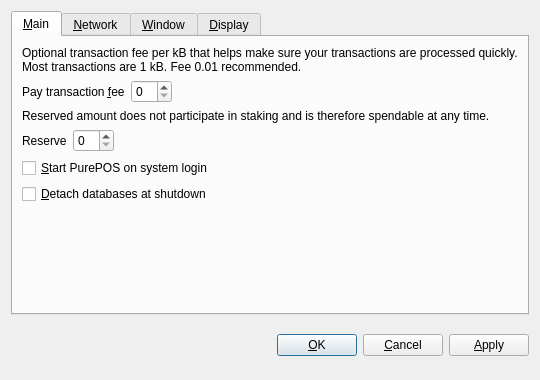
<?xml version="1.0" encoding="UTF-8"?>
<ui version="4.0">
 <class>OptionsDialog</class>
 <widget class="QDialog" name="OptionsDialog">
  <property name="geometry">
   <rect>
    <x>0</x>
    <y>0</y>
    <width>540</width>
    <height>380</height>
   </rect>
  </property>
  <property name="windowTitle">
   <string>Options</string>
  </property>
  <property name="modal">
   <bool>true</bool>
  </property>
  <layout class="QVBoxLayout" name="verticalLayout">
   <item>
    <widget class="QTabWidget" name="tabWidget">
     <property name="tabPosition">
      <enum>QTabWidget::North</enum>
     </property>
     <property name="currentIndex">
      <number>0</number>
     </property>
     <widget class="QWidget" name="tabMain">
      <attribute name="title">
       <string>&amp;Main</string>
      </attribute>
      <layout class="QVBoxLayout" name="verticalLayout_Main">
       <item>
        <widget class="QLabel" name="transactionFeeInfoLabel">
         <property name="text">
          <string>Optional transaction fee per kB that helps make sure your transactions are processed quickly. Most transactions are 1 kB. Fee 0.01 recommended.</string>
         </property>
         <property name="textFormat">
          <enum>Qt::PlainText</enum>
         </property>
         <property name="wordWrap">
          <bool>true</bool>
         </property>
        </widget>
       </item>
       <item>
        <layout class="QHBoxLayout" name="horizontalLayoutFee">
         <item>
          <widget class="QLabel" name="transactionFeeLabel">
           <property name="text">
            <string>Pay transaction &amp;fee</string>
           </property>
           <property name="textFormat">
            <enum>Qt::PlainText</enum>
           </property>
           <property name="buddy">
            <cstring>transactionFee</cstring>
           </property>
          </widget>
         </item>
         <item>
          <widget class="BitcoinAmountField" name="transactionFee"/>
         </item>
         <item>
          <spacer name="horizontalSpacerFee">
           <property name="orientation">
            <enum>Qt::Horizontal</enum>
           </property>
           <property name="sizeHint" stdset="0">
            <size>
             <width>40</width>
             <height>20</height>
            </size>
           </property>
          </spacer>
         </item>
        </layout>
       </item>
       <item>
        <widget class="QLabel" name="reserveBalanceInfoLabel">
         <property name="text">
          <string>Reserved amount does not participate in staking and is therefore spendable at any time.</string>
         </property>
         <property name="textFormat">
          <enum>Qt::PlainText</enum>
         </property>
         <property name="wordWrap">
          <bool>true</bool>
         </property>
        </widget>
       </item>
       <item>
        <layout class="QHBoxLayout" name="horizontalLayoutReserveBalance">
         <item>
          <widget class="QLabel" name="reserveBalanceLabel">
           <property name="text">
            <string>Reserve</string>
           </property>
           <property name="textFormat">
            <enum>Qt::PlainText</enum>
           </property>
           <property name="buddy">
            <cstring>reserveBalance</cstring>
           </property>
          </widget>
         </item>
         <item>
          <widget class="BitcoinAmountField" name="reserveBalance"/>
         </item>
         <item>
          <spacer name="horizontalSpacerReserveBalance">
           <property name="orientation">
            <enum>Qt::Horizontal</enum>
           </property>
           <property name="sizeHint" stdset="0">
            <size>
             <width>40</width>
             <height>20</height>
            </size>
           </property>
          </spacer>
         </item>
        </layout>
       </item>
       <item>
        <widget class="QCheckBox" name="bitcoinAtStartup">
         <property name="toolTip">
          <string>Automatically start PurePOS after logging in to the system.</string>
         </property>
         <property name="text">
          <string>&amp;Start PurePOS on system login</string>
         </property>
        </widget>
       </item>
       <item>
        <widget class="QCheckBox" name="detachDatabases">
         <property name="toolTip">
          <string>Detach block and address databases at shutdown. This means they can be moved to another data directory, but it slows down shutdown. The wallet is always detached.</string>
         </property>
         <property name="text">
          <string>&amp;Detach databases at shutdown</string>
         </property>
        </widget>
       </item>
       <item>
        <spacer name="verticalSpacer_Main">
         <property name="orientation">
          <enum>Qt::Vertical</enum>
         </property>
         <property name="sizeHint" stdset="0">
          <size>
           <width>20</width>
           <height>40</height>
          </size>
         </property>
        </spacer>
       </item>
      </layout>
     </widget>
     <widget class="QWidget" name="tabNetwork">
      <attribute name="title">
       <string>&amp;Network</string>
      </attribute>
      <layout class="QVBoxLayout" name="verticalLayout_Network">
       <item>
        <widget class="QCheckBox" name="mapPortUpnp">
         <property name="toolTip">
          <string>Automatically open the PurePOS client port on the router. This only works when your router supports UPnP and it is enabled.</string>
         </property>
         <property name="text">
          <string>Map port using &amp;UPnP</string>
         </property>
        </widget>
       </item>
       <item>
        <widget class="QCheckBox" name="connectSocks">
         <property name="toolTip">
          <string>Connect to the PurePOS network through a SOCKS proxy (e.g. when connecting through Tor).</string>
         </property>
         <property name="text">
          <string>&amp;Connect through SOCKS proxy:</string>
         </property>
        </widget>
       </item>
       <item>
        <layout class="QHBoxLayout" name="horizontalLayout_Network">
         <item>
          <widget class="QLabel" name="proxyIpLabel">
           <property name="text">
            <string>Proxy &amp;IP:</string>
           </property>
           <property name="textFormat">
            <enum>Qt::PlainText</enum>
           </property>
           <property name="buddy">
            <cstring>proxyIp</cstring>
           </property>
          </widget>
         </item>
         <item>
          <widget class="QValidatedLineEdit" name="proxyIp">
           <property name="maximumSize">
            <size>
             <width>140</width>
             <height>16777215</height>
            </size>
           </property>
           <property name="toolTip">
            <string>IP address of the proxy (e.g. 127.0.0.1)</string>
           </property>
          </widget>
         </item>
         <item>
          <widget class="QLabel" name="proxyPortLabel">
           <property name="text">
            <string>&amp;Port:</string>
           </property>
           <property name="textFormat">
            <enum>Qt::PlainText</enum>
           </property>
           <property name="buddy">
            <cstring>proxyPort</cstring>
           </property>
          </widget>
         </item>
         <item>
          <widget class="QLineEdit" name="proxyPort">
           <property name="maximumSize">
            <size>
             <width>55</width>
             <height>16777215</height>
            </size>
           </property>
           <property name="toolTip">
            <string>Port of the proxy (e.g. 9050)</string>
           </property>
          </widget>
         </item>
         <item>
          <widget class="QLabel" name="socksVersionLabel">
           <property name="text">
            <string>SOCKS &amp;Version:</string>
           </property>
           <property name="textFormat">
            <enum>Qt::PlainText</enum>
           </property>
           <property name="buddy">
            <cstring>socksVersion</cstring>
           </property>
          </widget>
         </item>
         <item>
          <widget class="QValueComboBox" name="socksVersion">
           <property name="toolTip">
            <string>SOCKS version of the proxy (e.g. 5)</string>
           </property>
          </widget>
         </item>
         <item>
          <spacer name="horizontalSpacer_Network">
           <property name="orientation">
            <enum>Qt::Horizontal</enum>
           </property>
           <property name="sizeHint" stdset="0">
            <size>
             <width>40</width>
             <height>20</height>
            </size>
           </property>
          </spacer>
         </item>
        </layout>
       </item>
       <item>
        <spacer name="verticalSpacer_Network">
         <property name="orientation">
          <enum>Qt::Vertical</enum>
         </property>
         <property name="sizeHint" stdset="0">
          <size>
           <width>20</width>
           <height>40</height>
          </size>
         </property>
        </spacer>
       </item>
      </layout>
     </widget>
     <widget class="QWidget" name="tabWindow">
      <attribute name="title">
       <string>&amp;Window</string>
      </attribute>
      <layout class="QVBoxLayout" name="verticalLayout_Window">
       <item>
        <widget class="QCheckBox" name="minimizeToTray">
         <property name="toolTip">
          <string>Show only a tray icon after minimizing the window.</string>
         </property>
         <property name="text">
          <string>&amp;Minimize to the tray instead of the taskbar</string>
         </property>
        </widget>
       </item>
       <item>
        <widget class="QCheckBox" name="minimizeOnClose">
         <property name="toolTip">
          <string>Minimize instead of exit the application when the window is closed. When this option is enabled, the application will be closed only after selecting Quit in the menu.</string>
         </property>
         <property name="text">
          <string>M&amp;inimize on close</string>
         </property>
        </widget>
       </item>
       <item>
        <spacer name="verticalSpacer_Window">
         <property name="orientation">
          <enum>Qt::Vertical</enum>
         </property>
         <property name="sizeHint" stdset="0">
          <size>
           <width>20</width>
           <height>40</height>
          </size>
         </property>
        </spacer>
       </item>
      </layout>
     </widget>
     <widget class="QWidget" name="tabDisplay">
      <attribute name="title">
       <string>&amp;Display</string>
      </attribute>
      <layout class="QVBoxLayout" name="verticalLayout_Display">
       <item>
        <layout class="QHBoxLayout" name="horizontalLayout_1_Display">
         <item>
          <widget class="QLabel" name="langLabel">
           <property name="text">
            <string>User Interface &amp;language:</string>
           </property>
           <property name="textFormat">
            <enum>Qt::PlainText</enum>
           </property>
           <property name="buddy">
            <cstring>lang</cstring>
           </property>
          </widget>
         </item>
         <item>
          <widget class="QValueComboBox" name="lang">
           <property name="toolTip">
            <string>The user interface language can be set here. This setting will take effect after restarting PurePOS.</string>
           </property>
          </widget>
         </item>
        </layout>
       </item>
       <item>
        <layout class="QHBoxLayout" name="horizontalLayout_2_Display">
         <item>
          <widget class="QLabel" name="unitLabel">
           <property name="text">
            <string>&amp;Unit to show amounts in:</string>
           </property>
           <property name="textFormat">
            <enum>Qt::PlainText</enum>
           </property>
           <property name="buddy">
            <cstring>unit</cstring>
           </property>
          </widget>
         </item>
         <item>
          <widget class="QValueComboBox" name="unit">
           <property name="toolTip">
            <string>Choose the default subdivision unit to show in the interface and when sending coins.</string>
           </property>
          </widget>
         </item>
        </layout>
       </item>
       <item>
        <widget class="QCheckBox" name="displayAddresses">
         <property name="toolTip">
          <string>Whether to show PurePOS addresses in the transaction list or not.</string>
         </property>
         <property name="text">
          <string>&amp;Display addresses in transaction list</string>
         </property>
        </widget>
       </item>
       <item>
        <widget class="QCheckBox" name="coinControlFeatures">
         <property name="toolTip">
          <string>Whether to show coin control features or not.</string>
         </property>
         <property name="text">
          <string>Display coin &amp;control features (experts only!)</string>
         </property>
        </widget>
       </item>
       <item>
        <spacer name="verticalSpacer_Display">
         <property name="orientation">
          <enum>Qt::Vertical</enum>
         </property>
         <property name="sizeHint" stdset="0">
          <size>
           <width>20</width>
           <height>40</height>
          </size>
         </property>
        </spacer>
       </item>
      </layout>
     </widget>
    </widget>
   </item>
   <item>
    <layout class="QHBoxLayout" name="horizontalLayout_Buttons">
     <item>
      <spacer name="horizontalSpacer_1">
       <property name="orientation">
        <enum>Qt::Horizontal</enum>
       </property>
       <property name="sizeHint" stdset="0">
        <size>
         <width>40</width>
         <height>48</height>
        </size>
       </property>
      </spacer>
     </item>
     <item>
      <widget class="QLabel" name="statusLabel">
       <property name="font">
        <font>
         <weight>75</weight>
         <bold>true</bold>
        </font>
       </property>
       <property name="text">
        <string/>
       </property>
       <property name="textFormat">
        <enum>Qt::PlainText</enum>
       </property>
       <property name="wordWrap">
        <bool>true</bool>
       </property>
      </widget>
     </item>
     <item>
      <spacer name="horizontalSpacer_2">
       <property name="orientation">
        <enum>Qt::Horizontal</enum>
       </property>
       <property name="sizeHint" stdset="0">
        <size>
         <width>40</width>
         <height>48</height>
        </size>
       </property>
      </spacer>
     </item>
     <item>
      <widget class="QPushButton" name="okButton">
       <property name="text">
        <string>&amp;OK</string>
       </property>
      </widget>
     </item>
     <item>
      <widget class="QPushButton" name="cancelButton">
       <property name="text">
        <string>&amp;Cancel</string>
       </property>
       <property name="autoDefault">
        <bool>false</bool>
       </property>
      </widget>
     </item>
     <item>
      <widget class="QPushButton" name="applyButton">
       <property name="text">
        <string>&amp;Apply</string>
       </property>
       <property name="autoDefault">
        <bool>false</bool>
       </property>
      </widget>
     </item>
    </layout>
   </item>
  </layout>
 </widget>
 <customwidgets>
  <customwidget>
   <class>BitcoinAmountField</class>
   <extends>QSpinBox</extends>
   <header>bitcoinamountfield.h</header>
  </customwidget>
  <customwidget>
   <class>QValueComboBox</class>
   <extends>QComboBox</extends>
   <header>qvaluecombobox.h</header>
  </customwidget>
  <customwidget>
   <class>QValidatedLineEdit</class>
   <extends>QLineEdit</extends>
   <header>qvalidatedlineedit.h</header>
  </customwidget>
 </customwidgets>
 <resources/>
 <connections/>
</ui>
